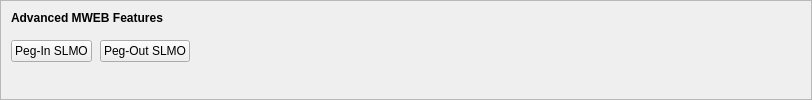
    <widget class="QFrame" name="frameMWEBFeatures">
     <property name="sizePolicy">
      <sizepolicy hsizetype="Expanding" vsizetype="Expanding">
       <horstretch>0</horstretch>
       <verstretch>0</verstretch>
      </sizepolicy>
     </property>
     <property name="maximumSize">
      <size>
       <width>16777215</width>
       <height>16777215</height>
      </size>
     </property>
     <property name="frameShape">
      <enum>QFrame::StyledPanel</enum>
     </property>
     <property name="frameShadow">
      <enum>QFrame::Sunken</enum>
     </property>
     <layout class="QVBoxLayout" name="verticalLayoutMWEBFeatures2">
      <property name="spacing">
       <number>0</number>
      </property>
      <property name="leftMargin">
       <number>0</number>
      </property>
      <property name="topMargin">
       <number>0</number>
      </property>
      <property name="rightMargin">
       <number>0</number>
      </property>
      <property name="bottomMargin">
       <number>6</number>
      </property>
      <item>
       <layout class="QVBoxLayout" name="verticalLayoutMWEBFeatures" stretch="0,0,1">
        <property name="spacing">
         <number>0</number>
        </property>
        <property name="leftMargin">
         <number>10</number>
        </property>
        <property name="topMargin">
         <number>10</number>
        </property>
        <item>
         <layout class="QHBoxLayout" name="horizontalLayoutMWEBFeatures1">
          <property name="bottomMargin">
           <number>15</number>
          </property>
          <item>
           <widget class="QLabel" name="labelMWEBFeatures">
            <property name="sizePolicy">
             <sizepolicy hsizetype="Preferred" vsizetype="Maximum">
              <horstretch>0</horstretch>
              <verstretch>0</verstretch>
             </sizepolicy>
            </property>
            <property name="font">
             <font>
              <weight>75</weight>
              <bold>true</bold>
             </font>
            </property>
            <property name="styleSheet">
             <string notr="true">font-weight:bold;</string>
            </property>
            <property name="text">
             <string>Advanced MWEB Features</string>
            </property>
           </widget>
          </item>
         </layout>
        </item>
        <item>
         <layout class="QHBoxLayout" name="horizontalLayoutMWEBFeatures2" stretch="0,0,0">
          <property name="spacing">
           <number>8</number>
          </property>
          <property name="bottomMargin">
           <number>10</number>
          </property>
          <item>
           <widget class="QPushButton" name="pushButtonMWEBPegIn">
            <property name="styleSheet">
             <string notr="true"/>
            </property>
            <property name="text">
             <string>Peg-In SLMO</string>
            </property>
            <property name="checkable">
             <bool>true</bool>
            </property>
            <property name="autoDefault">
             <bool>false</bool>
            </property>
           </widget>
          </item>
          <item>
           <widget class="QPushButton" name="pushButtonMWEBPegOut">
            <property name="styleSheet">
             <string notr="true"/>
            </property>
            <property name="text">
             <string>Peg-Out SLMO</string>
            </property>
            <property name="checkable">
             <bool>true</bool>
            </property>
            <property name="autoDefault">
             <bool>false</bool>
            </property>
           </widget>
          </item>
          <item>
           <spacer name="horizontalSpacerMWEBFeatures">
            <property name="orientation">
             <enum>Qt::Horizontal</enum>
            </property>
            <property name="sizeHint" stdset="0">
             <size>
              <width>40</width>
              <height>1</height>
             </size>
            </property>
           </spacer>
          </item>
         </layout>
        </item>
        <item>
         <spacer name="verticalSpacerMWEBFeatures">
          <property name="orientation">
           <enum>Qt::Vertical</enum>
          </property>
          <property name="sizeHint" stdset="0">
           <size>
            <width>800</width>
            <height>1</height>
           </size>
          </property>
         </spacer>
        </item>
       </layout>
      </item>
     </layout>
    </widget>
